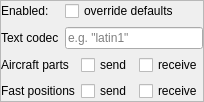
<?xml version="1.0" encoding="UTF-8"?>
<ui version="4.0">
 <class>CFsdSetupForm</class>
 <widget class="QFrame" name="CFsdSetupForm">
  <property name="geometry">
   <rect>
    <x>0</x>
    <y>0</y>
    <width>189</width>
    <height>102</height>
   </rect>
  </property>
  <property name="windowTitle">
   <string>Frame</string>
  </property>
  <property name="frameShape">
   <enum>QFrame::StyledPanel</enum>
  </property>
  <property name="frameShadow">
   <enum>QFrame::Raised</enum>
  </property>
  <layout class="QFormLayout" name="fl_FsdSetupForm">
   <property name="leftMargin">
    <number>0</number>
   </property>
   <property name="topMargin">
    <number>0</number>
   </property>
   <property name="rightMargin">
    <number>0</number>
   </property>
   <property name="bottomMargin">
    <number>0</number>
   </property>
   <item row="1" column="0">
    <widget class="QLabel" name="lbl_TextCodec">
     <property name="text">
      <string>Text codec</string>
     </property>
    </widget>
   </item>
   <item row="1" column="1">
    <widget class="QLineEdit" name="le_TextCodec">
     <property name="placeholderText">
      <string>e.g. &quot;latin1&quot;</string>
     </property>
    </widget>
   </item>
   <item row="2" column="0" colspan="2">
    <widget class="QFrame" name="fr_SendReceive">
     <property name="frameShape">
      <enum>QFrame::NoFrame</enum>
     </property>
     <property name="frameShadow">
      <enum>QFrame::Plain</enum>
     </property>
     <layout class="QGridLayout" name="gl_SendReceive">
      <property name="leftMargin">
       <number>0</number>
      </property>
      <property name="topMargin">
       <number>0</number>
      </property>
      <property name="rightMargin">
       <number>0</number>
      </property>
      <property name="bottomMargin">
       <number>0</number>
      </property>
      <item row="1" column="0">
       <widget class="QLabel" name="lbl_FastPositions">
        <property name="text">
         <string>Fast positions</string>
        </property>
       </widget>
      </item>
      <item row="0" column="0">
       <widget class="QLabel" name="lbl_AircraftParts">
        <property name="text">
         <string>Aircraft parts</string>
        </property>
       </widget>
      </item>
      <item row="0" column="1" alignment="Qt::AlignHCenter">
       <widget class="QCheckBox" name="cb_AircraftPartsSend">
        <property name="text">
         <string>send</string>
        </property>
       </widget>
      </item>
      <item row="0" column="2" alignment="Qt::AlignHCenter">
       <widget class="QCheckBox" name="cb_AircraftPartsReceive">
        <property name="text">
         <string>receive</string>
        </property>
       </widget>
      </item>
      <item row="1" column="1" alignment="Qt::AlignHCenter">
       <widget class="QCheckBox" name="cb_FastPositionSend">
        <property name="text">
         <string>send</string>
        </property>
       </widget>
      </item>
      <item row="1" column="2" alignment="Qt::AlignHCenter">
       <widget class="QCheckBox" name="cb_FastPositionReceive">
        <property name="text">
         <string>receive</string>
        </property>
       </widget>
      </item>
     </layout>
    </widget>
   </item>
   <item row="0" column="0">
    <widget class="QLabel" name="lbl_Enabled">
     <property name="text">
      <string>Enabled:</string>
     </property>
    </widget>
   </item>
   <item row="0" column="1">
    <widget class="QCheckBox" name="cb_Enabled">
     <property name="text">
      <string>override defaults</string>
     </property>
    </widget>
   </item>
  </layout>
 </widget>
 <resources/>
 <connections/>
</ui>
